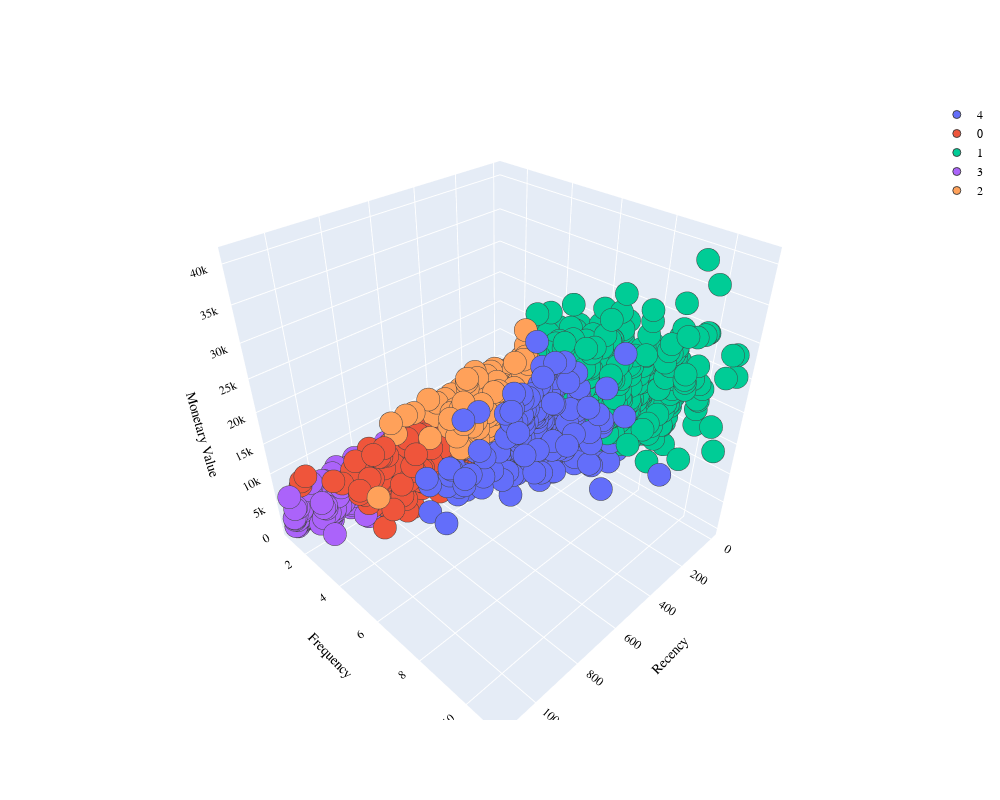

Write notebook code for a chart like this one.
### Code cell
PLOT.update_layout(width = 1000, height = 800, autosize = True, showlegend = True,
                   scene = dict(xaxis=dict(title = 'Recency', titlefont_color = 'black'),
                                yaxis=dict(title = 'Frequency', titlefont_color = 'black'),
                                zaxis=dict(title = 'Monetary Value', titlefont_color = 'black')),
                   font = dict(family = "Gilroy", color  = 'black', size = 12))

### Figure 1 — Plotly figure (JSON) as saved in the notebook; plotly's stock layout.template omitted (floating-point values rounded to 4 significant figures; data arrays with more than 128 entries replaced by an {"elided": "..."} marker saying what was removed)
{"data": [{"marker": {"line": {"width": 1}, "size": 8}, "mode": "markers", "name": "4", "type": "scatter3d", "x": {"elided": "1010 int values"}, "y": {"elided": "1010 int values"}, "z": {"elided": "1010 int values"}}, {"marker": {"line": {"width": 1}, "size": 8}, "mode": "markers", "name": "0", "type": "scatter3d", "x": {"elided": "1009 int values"}, "y": {"elided": "1009 int values"}, "z": {"elided": "1009 int values"}}, {"marker": {"line": {"width": 1}, "size": 8}, "mode": "markers", "name": "1", "type": "scatter3d", "x": {"elided": "1749 int values"}, "y": {"elided": "1749 int values"}, "z": {"elided": "1749 int values"}}, {"marker": {"line": {"width": 1}, "size": 8}, "mode": "markers", "name": "3", "type": "scatter3d", "x": {"elided": "937 int values"}, "y": {"elided": "937 int values"}, "z": {"elided": "937 int values"}}, {"marker": {"line": {"width": 1}, "size": 8}, "mode": "markers", "name": "2", "type": "scatter3d", "x": {"elided": "801 int values"}, "y": {"elided": "801 int values"}, "z": {"elided": "801 int values"}}], "layout": {"autosize": true, "font": {"color": "black", "family": "Gilroy", "size": 12}, "height": 800, "scene": {"xaxis": {"title": {"font": {"color": "black"}, "text": "Recency"}}, "yaxis": {"title": {"font": {"color": "black"}, "text": "Frequency"}}, "zaxis": {"title": {"font": {"color": "black"}, "text": "Monetary Value"}}}, "showlegend": true, "width": 1000}}
